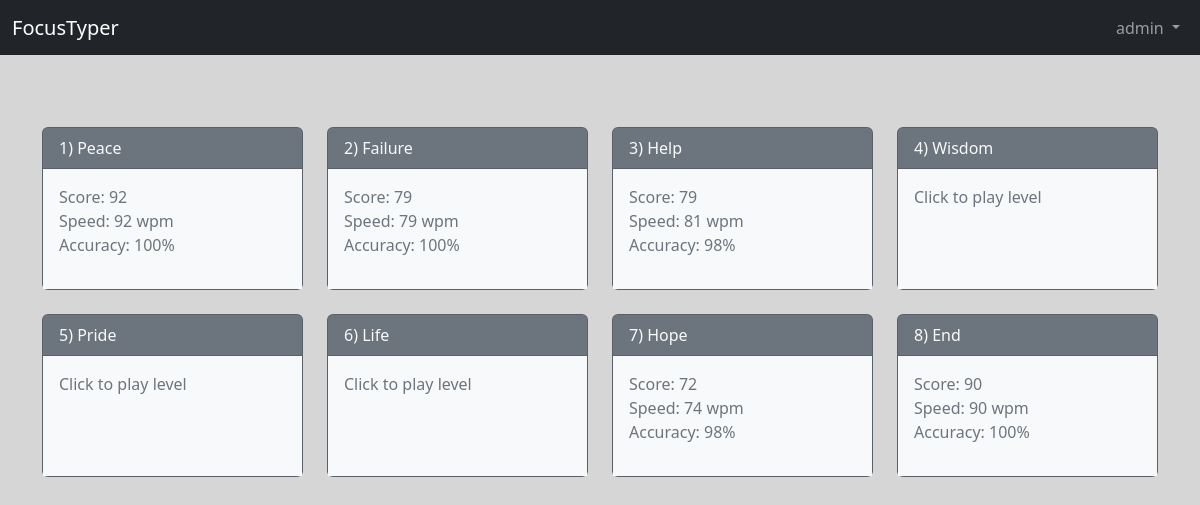
The app's page / (signed in) with its own data.
### my_app/models.py (models this page shows, shortened)
class Level(models.Model):
    level_number = models.IntegerField(unique=True, default=None)
    level_title = models.CharField(max_length=50)
    level_text = models.CharField(max_length=500)

class User_Level_Record(models.Model):
    user = models.ForeignKey(User, on_delete=models.CASCADE, default=None)
    level = models.ForeignKey(Level, on_delete=models.CASCADE, default=None)
    accuracy = models.IntegerField(default=0)
    speed = models.IntegerField(default=0)
    score = models.IntegerField(default=0)

### my_app/views.py (the view)
# urls.py: 2. Add a URL to urlpatterns:  path('', views.home, name='home')
def home(request):
    levels = Level.objects.all()
    records = []
    user = request.user
    for level in levels:
        if user.is_authenticated:
            try:
                record = User_Level_Record.objects.get(level=level, user=user)
                records.append({'level': level, 'record': record})
            except User_Level_Record.DoesNotExist:
                records.append({'level': level, 'record': None})
        else:
            records.append({'level': level, 'record': None})
    context = {
        'records':records
    }
    return render(request, 'home.html', context)

### my_app/templates/home.html
{% extends 'base.html' %}
{% block content %}
	{% include 'navbar.html' %}
	<div class="container">
		<br><br><br>
		<div class="row row-cols-1 row-cols-md-4 g-4">
			{% for record in records %}
				<div class="col">
					<a href="{% url 'play' record.level.level_number %}" class="text-decoration-none">
						<div class="card text-bg-secondary mb-3 h-100">
							<div class="card-header bg-secondary text-light">
								{{record.level.level_number}}) {{record.level.level_title}}
							</div>
							<div class="card-body bg-light text-secondary">
								{% if record.record %}
									<div id="card-score" class="card-text">Score: {{ record.record.score }}</div>
									<div class="card-text">Speed: {{ record.record.speed }} wpm</div>
									<div class="card-text">Accuracy: {{ record.record.accuracy }}%</div>
								{% else %}
									<div class="card-text">Click to play level</div>
								{% endif %}
							</div>
						</div>
					</a>
				</div>
			{% endfor %}
		</div>
	</div>
{% endblock %}

### my_app/templates/navbar.html (shortened to what this page needs)
<nav class="navbar navbar-expand bg-dark navbar-dark">
	<div class="container-fluid">
		<a class="navbar-brand" href="{% url 'home' %}">FocusTyper</a>
		<div class="justify-content-end" id="navbarNav">
			{% if user.is_authenticated %}
			<ul class="navbar-nav">
				<li class="nav-item dropdown">
					<a class="nav-link dropdown-toggle" role="button" data-bs-toggle="dropdown" aria-expanded="false">
						{{user.username}}
					</a>
				</li>
			</ul>
			{% endif %}
		</div>
	</div>
</nav>

### my_app/static/css/base.css (style rules this page uses)
body { height: 100vh; background-color: rgb(214, 214, 214); font-size: 16px; }

### my_app/static/css/play.css (style rules this page uses)
html, nav { height: 55px; }

### my_app/static/css/home.css (style rules this page uses)
.card { transition: transform 0.2s ease-in-out; }

### records on screen
Level: level.level_number "1", level.level_title "Peace", record.score "92", record.speed "92", record.accuracy "100"
Level: level.level_number "2", level.level_title "Failure", record.score "79", record.speed "79", record.accuracy "100"
Level: level.level_number "3", level.level_title "Help", record.score "79", record.speed "81", record.accuracy "98"
Level: level.level_number "4", level.level_title "Wisdom", shows "Click to play level"
Level: level.level_number "5", level.level_title "Pride", shows "Click to play level"
Level: level.level_number "6", level.level_title "Life", shows "Click to play level"
Level: level.level_number "7", level.level_title "Hope", record.score "72", record.speed "74", record.accuracy "98"
Level: level.level_number "8", level.level_title "End", record.score "90", record.speed "90", record.accuracy "100"

### other values on screen
{{ user.username }} "admin"
